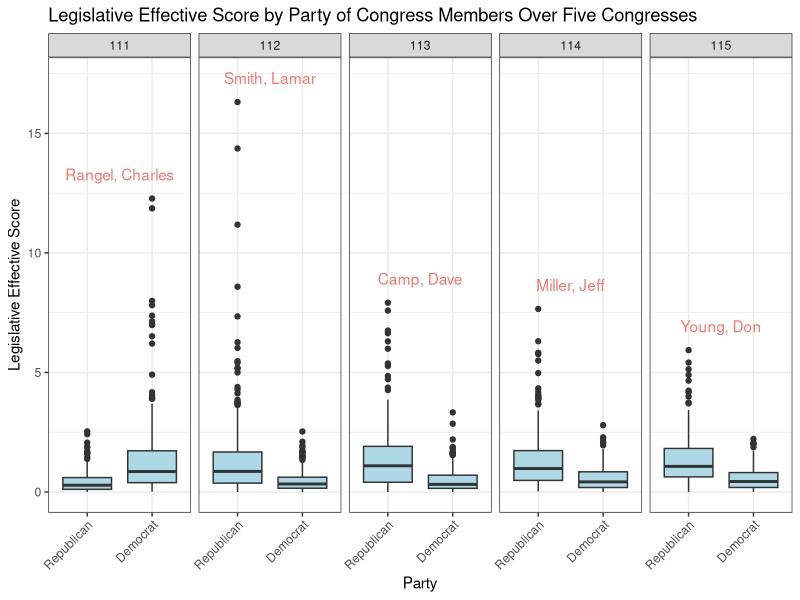
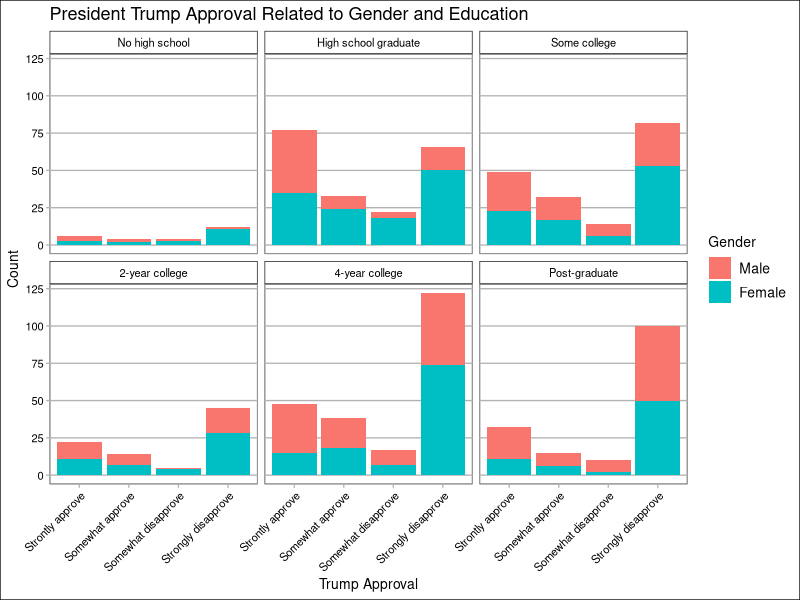
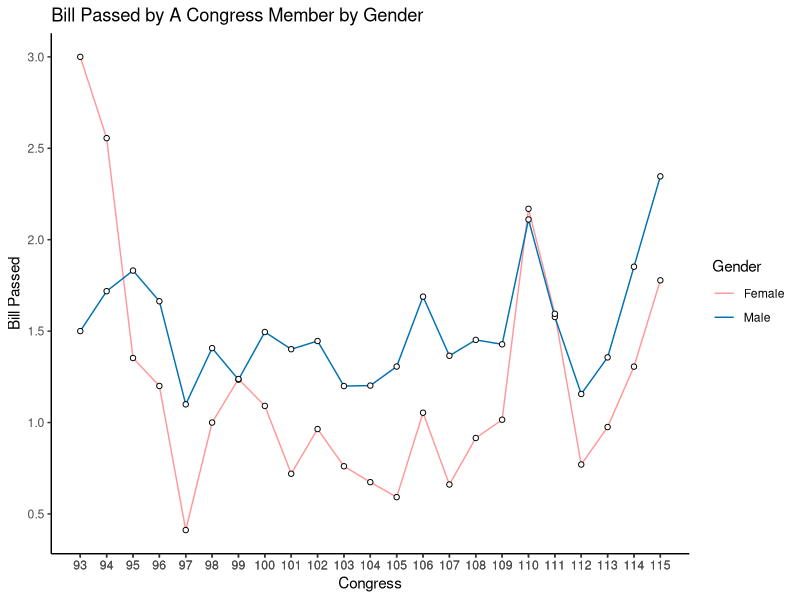
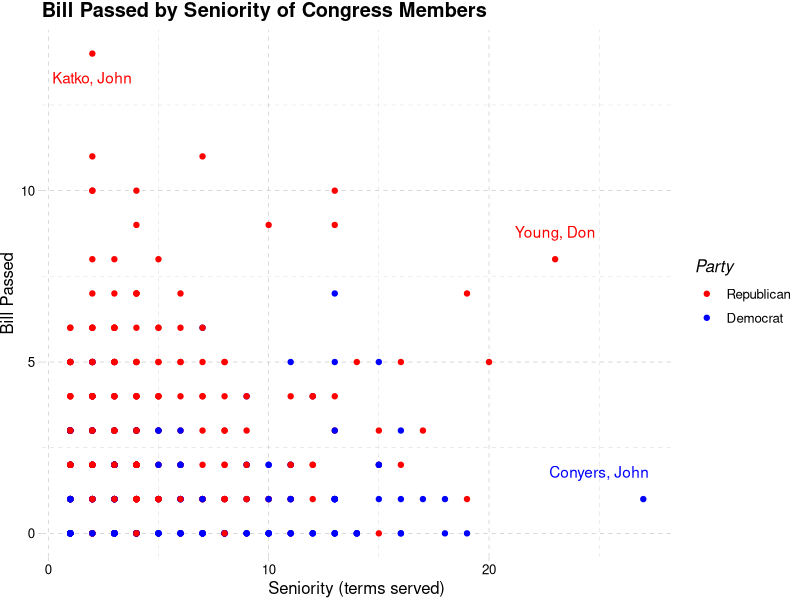

Write the R code that produced these figures, in order.
## ---- chunk 1
knitr::opts_chunk$set(echo = TRUE)

library(tidyverse, quietly = TRUE)
library(ggplot2)
library(ggthemes, quietly = TRUE)

cces <- drop_na(read.csv("cces_sample_coursera.csv"))
cel <- drop_na(read.csv("cel_volden_wiseman-_coursera.csv"))
## ---- chunk 2
c5 = cel[cel$congress %in% c(111, 112, 113, 114, 115), ]
les_max = sapply(unique(cel$congress), function(x) max(cel[cel$congress==x,]$les))
les_max_last5 = tail(sapply(les_max, function(x) cel[cel$les == x, ]$thomas_name), 5)
label_df = data.frame(label = c(les_max_last5), 
                      les = tail(les_max, 5))
label_df$congress = 111:115
ggplot(c5, aes(x = as.factor(dem), y = les)) +  
    geom_boxplot(fill = "lightblue") +
    facet_wrap(~factor(congress), nrow=1) + 
    scale_x_discrete(label = c("0" = "Republican", "1" = "Democrat")) +
    theme_bw() +
    labs(x = "Party", y = "Legislative Effective Score",
         title = "Legislative Effective Score by Party of Congress Members Over Five Congresses") +
    geom_text(data = label_df, 
              mapping = aes(x = 1.5, y = les+1, 
              label = label, color = "#FF9999")) +
    theme(axis.text.x = element_text(angle=45, hjust = 1),
          legend.position = "none")
## ---- chunk 3
ggplot(cces, aes(x = CC18_308a, fill = as.factor(gender))) +
    geom_bar() +
    facet_wrap(~educ, labeller = as_labeller(c("1" =  "No high school", "2" = "High school graduate", 
                                               "3" = "Some college", "4" = "2-year college", 
                                               "5" = "4-year college", "6" = "Post-graduate"))) +
    labs(x = "Trump Approval", y = "Count", 
         title = "President Trump Approval Related to Gender and Education") +
    theme_calc() +
    scale_x_discrete(limits = c("1"="Strontly approve", "2"="Somewhat approve", 
                                "3"="Somewhat disapprove", "4"="Strongly disapprove"),) +
    scale_fill_discrete(name = "Gender", 
                        labels = c("1" = "Male", "2" = "Female")) +
    theme(axis.text.x = element_text(angle=45, hjust = 1))
    
## ---- chunk 4
pass_gender = aggregate(cel$all_pass, list(cel$congress, cel$female), sum)
colnames(pass_gender) = c("Congress", "Gender", "Bill_Passed")
pass_gender$Gender = ifelse(pass_gender$Gender==0, "Male", "Female")
mem_count = aggregate(as.character(cel$female), list(cel$congress, cel$female), length)
pass_gender$mem_count = mem_count$x
pass_gender$Pass_scaled = pass_gender$Bill_Passed/pass_gender$mem_count

ggplot(pass_gender, aes(x = Congress, y = Pass_scaled, group = c(Gender))) +
    geom_line(aes(color = Gender)) + 
    geom_point(shape = 21, fill = "white") + 
    labs(y = "Bill Passed",
         title = "Bill Passed by A Congress Member by Gender") +
    theme_classic() +
    scale_color_manual(values = c("#FF9999", "#0072B2")) +
    scale_x_continuous(labels = as.character(pass_gender$Congress), breaks = pass_gender$Congress) + 
    scale_y_continuous(breaks = seq(0, 3, 0.5))
## ---- chunk 5
cel115 = cel[cel$congress==115,]
longest_repub = cel115[cel115$dem==0 & cel115$seniority > 20,]$thomas_name
short_high_repub = cel115[cel115$dem==0 & cel115$all_pass > 13,]$thomas_name
longest_dem = cel115[cel115$dem==1 & cel115$seniority > 20,]$thomas_name

ggplot(cel115, aes(x=seniority, y=all_pass, color = factor(dem))) +
    geom_point() + 
    theme_pander() +
    labs(x = "Seniority (terms served)", y = "Bill Passed",
         title = "Bill Passed by Seniority of Congress Members") +
    scale_color_manual(values = c("red", "blue"),
                       name = "Party", 
                       labels = c("0" = "Republican", "1" = "Democrat")) +
    annotate("text", x = 23, y = 8.8, label = longest_repub, color = "red") +
    annotate("text", x = 2, y = 13.3, label = short_high_repub, color = "red") +
    annotate("text", x = 25, y = 1.8, label = longest_dem, color = "blue")
